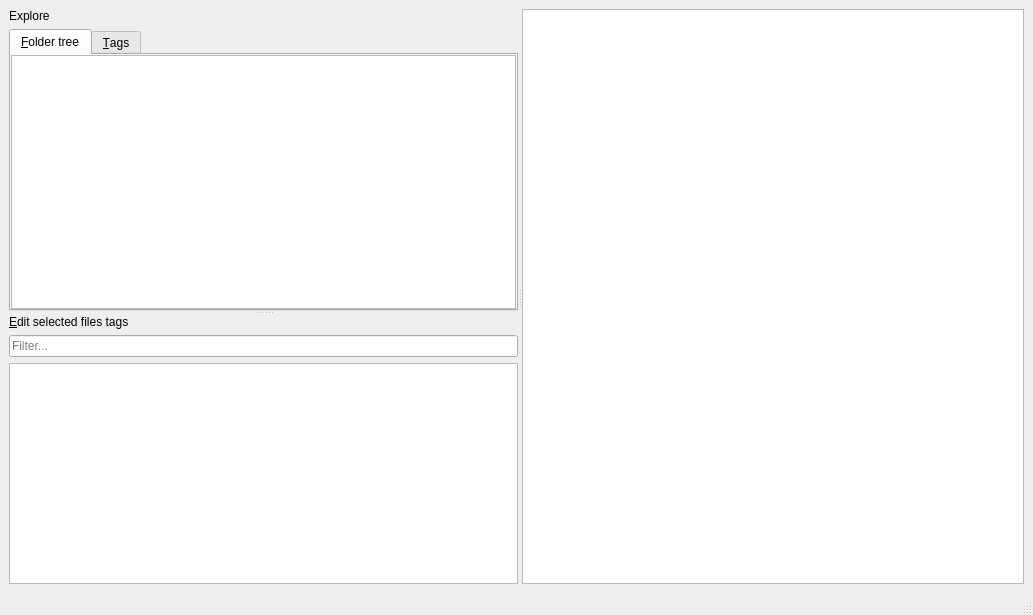
<?xml version="1.0" encoding="UTF-8"?>
<ui version="4.0">
 <class>MainWindow</class>
 <widget class="QMainWindow" name="MainWindow">
  <property name="geometry">
   <rect>
    <x>0</x>
    <y>0</y>
    <width>1033</width>
    <height>615</height>
   </rect>
  </property>
  <property name="windowTitle">
   <string>MainWindow</string>
  </property>
  <widget class="QWidget" name="centralwidget">
   <layout class="QHBoxLayout" name="horizontalLayout_3">
    <item>
     <widget class="QSplitter" name="hSplitter">
      <property name="orientation">
       <enum>Qt::Horizontal</enum>
      </property>
      <widget class="QSplitter" name="vSplitter">
       <property name="orientation">
        <enum>Qt::Vertical</enum>
       </property>
       <widget class="QWidget" name="layoutWidget">
        <layout class="QVBoxLayout" name="verticalLayout">
         <item>
          <widget class="QLabel" name="label">
           <property name="text">
            <string>Explore</string>
           </property>
          </widget>
         </item>
         <item>
          <widget class="QTabWidget" name="tabWidget">
           <property name="currentIndex">
            <number>0</number>
           </property>
           <widget class="QWidget" name="tab">
            <attribute name="title">
             <string>&amp;Folder tree</string>
            </attribute>
            <layout class="QHBoxLayout" name="horizontalLayout_2">
             <property name="leftMargin">
              <number>0</number>
             </property>
             <property name="topMargin">
              <number>0</number>
             </property>
             <property name="rightMargin">
              <number>0</number>
             </property>
             <property name="bottomMargin">
              <number>0</number>
             </property>
             <item>
              <widget class="DirTreeView" name="dirChooser">
               <property name="alternatingRowColors">
                <bool>true</bool>
               </property>
               <property name="animated">
                <bool>true</bool>
               </property>
              </widget>
             </item>
            </layout>
           </widget>
           <widget class="QWidget" name="tab_2">
            <attribute name="title">
             <string>&amp;Tags</string>
            </attribute>
            <layout class="QVBoxLayout" name="verticalLayout_3">
             <property name="leftMargin">
              <number>0</number>
             </property>
             <property name="topMargin">
              <number>0</number>
             </property>
             <property name="rightMargin">
              <number>0</number>
             </property>
             <property name="bottomMargin">
              <number>0</number>
             </property>
             <item>
              <widget class="TagFilter" name="tagChooserFilter">
               <property name="placeholderText">
                <string>Filter...</string>
               </property>
               <property name="clearButtonEnabled">
                <bool>true</bool>
               </property>
              </widget>
             </item>
             <item>
              <widget class="TagChooser" name="tagChooser">
               <property name="alternatingRowColors">
                <bool>true</bool>
               </property>
              </widget>
             </item>
            </layout>
           </widget>
          </widget>
         </item>
        </layout>
       </widget>
       <widget class="QWidget" name="layoutWidget">
        <layout class="QVBoxLayout" name="verticalLayout_2">
         <item>
          <widget class="QLabel" name="label_2">
           <property name="text">
            <string>&amp;Edit selected files tags</string>
           </property>
           <property name="buddy">
            <cstring>tagEditor</cstring>
           </property>
          </widget>
         </item>
         <item>
          <widget class="TagFilter" name="tagEditorFilter">
           <property name="placeholderText">
            <string>Filter...</string>
           </property>
           <property name="clearButtonEnabled">
            <bool>true</bool>
           </property>
          </widget>
         </item>
         <item>
          <widget class="TagEditor" name="tagEditor">
           <property name="alternatingRowColors">
            <bool>true</bool>
           </property>
          </widget>
         </item>
        </layout>
       </widget>
      </widget>
      <widget class="ImageList" name="imageList">
       <property name="iconSize">
        <size>
         <width>256</width>
         <height>256</height>
        </size>
       </property>
       <property name="verticalScrollMode">
        <enum>QAbstractItemView::ScrollPerPixel</enum>
       </property>
       <property name="horizontalScrollMode">
        <enum>QAbstractItemView::ScrollPerPixel</enum>
       </property>
       <property name="movement">
        <enum>QListView::Static</enum>
       </property>
       <property name="resizeMode">
        <enum>QListView::Adjust</enum>
       </property>
       <property name="gridSize">
        <size>
         <width>275</width>
         <height>275</height>
        </size>
       </property>
       <property name="viewMode">
        <enum>QListView::IconMode</enum>
       </property>
       <property name="uniformItemSizes">
        <bool>true</bool>
       </property>
       <property name="wordWrap">
        <bool>true</bool>
       </property>
      </widget>
     </widget>
    </item>
   </layout>
  </widget>
  <widget class="QMenuBar" name="menubar">
   <property name="geometry">
    <rect>
     <x>0</x>
     <y>0</y>
     <width>1033</width>
     <height>20</height>
    </rect>
   </property>
  </widget>
  <widget class="QStatusBar" name="statusbar"/>
 </widget>
 <customwidgets>
  <customwidget>
   <class>TagChooser</class>
   <extends>QListView</extends>
   <header>sittagger.tagwidgets</header>
  </customwidget>
  <customwidget>
   <class>DirTreeView</class>
   <extends>QTreeView</extends>
   <header>sittagger.dirwidgets</header>
  </customwidget>
  <customwidget>
   <class>TagEditor</class>
   <extends>QListView</extends>
   <header>sittagger.tagwidgets</header>
  </customwidget>
  <customwidget>
   <class>ImageList</class>
   <extends>QListView</extends>
   <header>sittagger.imagewidgets</header>
  </customwidget>
  <customwidget>
   <class>TagFilter</class>
   <extends>QLineEdit</extends>
   <header>sittagger.tagwidgets</header>
  </customwidget>
 </customwidgets>
 <resources/>
 <connections/>
</ui>
